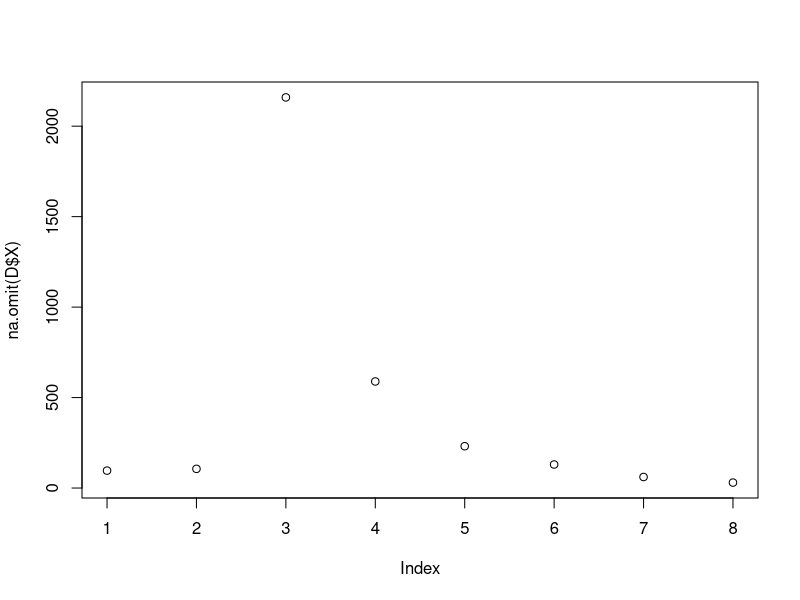
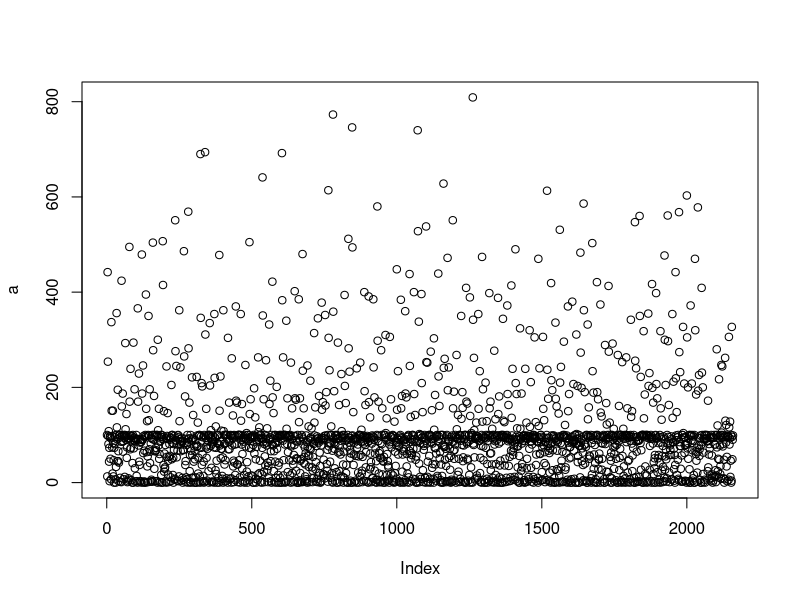
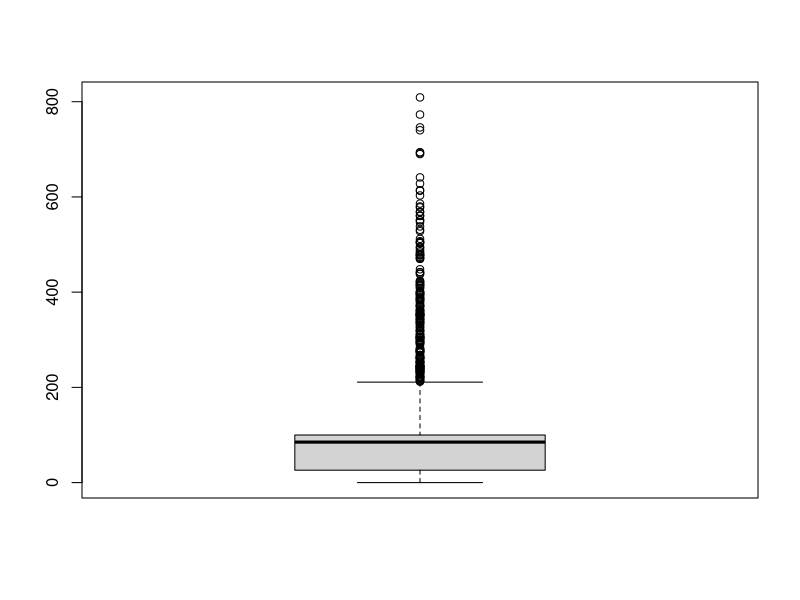
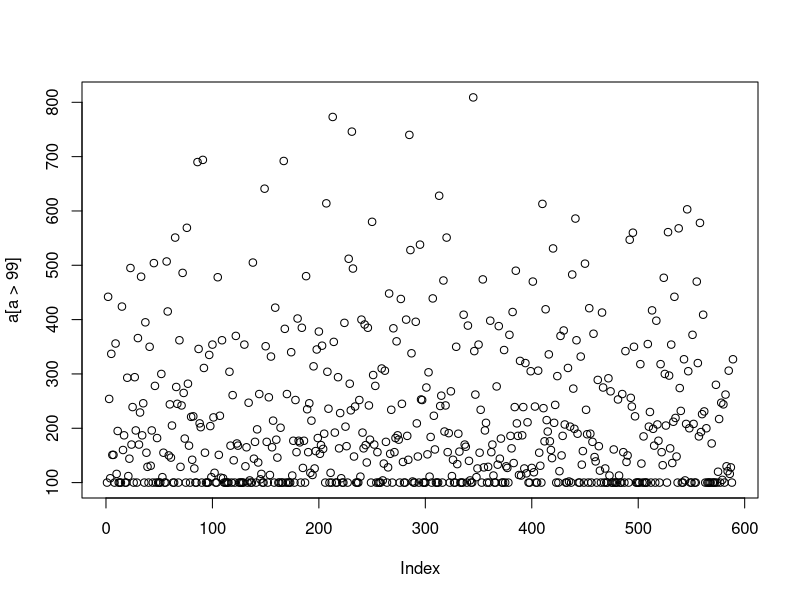
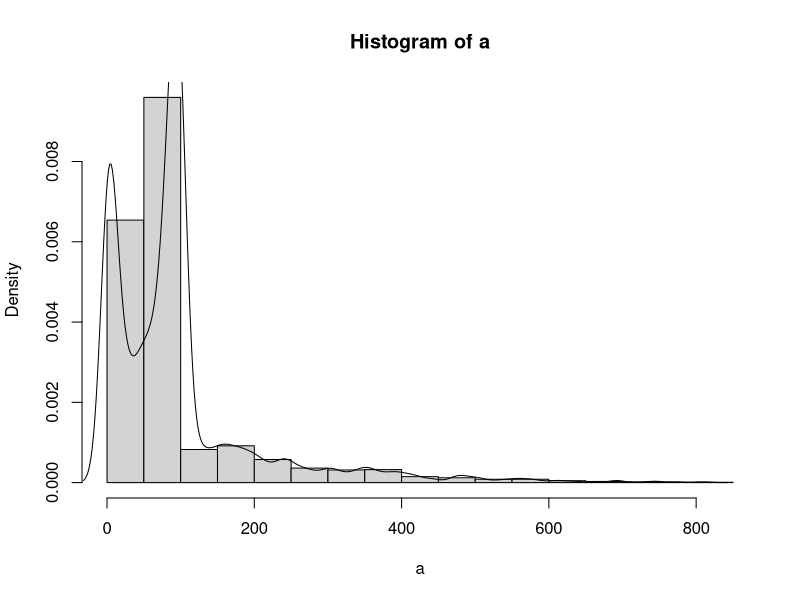
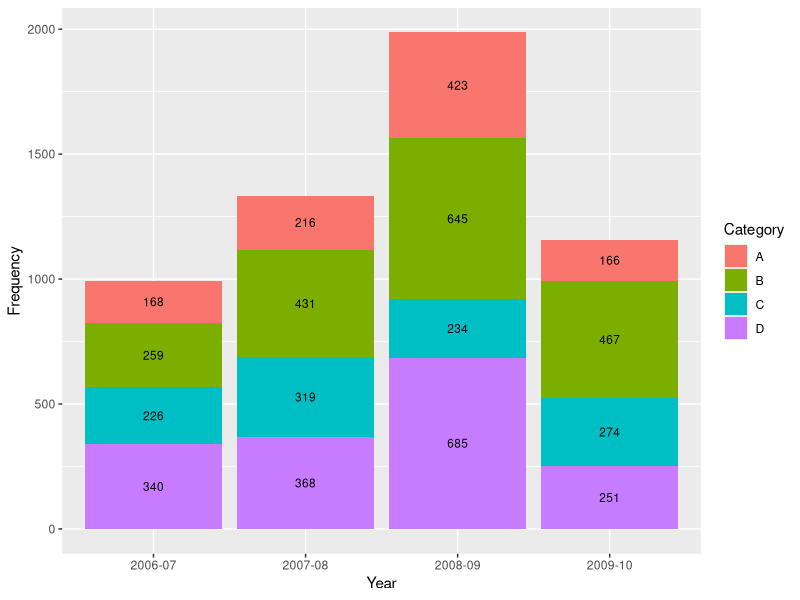

Here is the R script that generated these plots, in order:
## ---- chunk 1
setwd("~/Desktop/sem 2/Applied data science/Spr2017-proj2-grp9/data")
D <- read.csv("Timely_and_Effective_Care_NY.csv")
plot(na.omit(D$X))
a <- na.omit(as.numeric(as.character(D$Score)))
plot(a)
length(a)
boxplot(a)
mean(a)
var(a)
median(a)
plot(a[a>99])
unique(a)
hist(a,probability = T)
lines(density(a))

## ---- chunk 2
Year      <- c(rep(c("2006-07", "2007-08", "2008-09", "2009-10"), each = 4))
Category  <- c(rep(c("A", "B", "C", "D"), times = 4))
Frequency <- c(168, 259, 226, 340, 216, 431, 319, 368, 423, 645, 234, 685, 166, 467, 274, 251)
Data      <- data.frame(Year, Category, Frequency)
library(ggplot2)
ggplot(Data, aes(x = Year, y = Frequency, fill = Category, label = Frequency)) +
  geom_bar(stat = "identity") +
  geom_text(size = 3, position = position_stack(vjust = 0.5))


